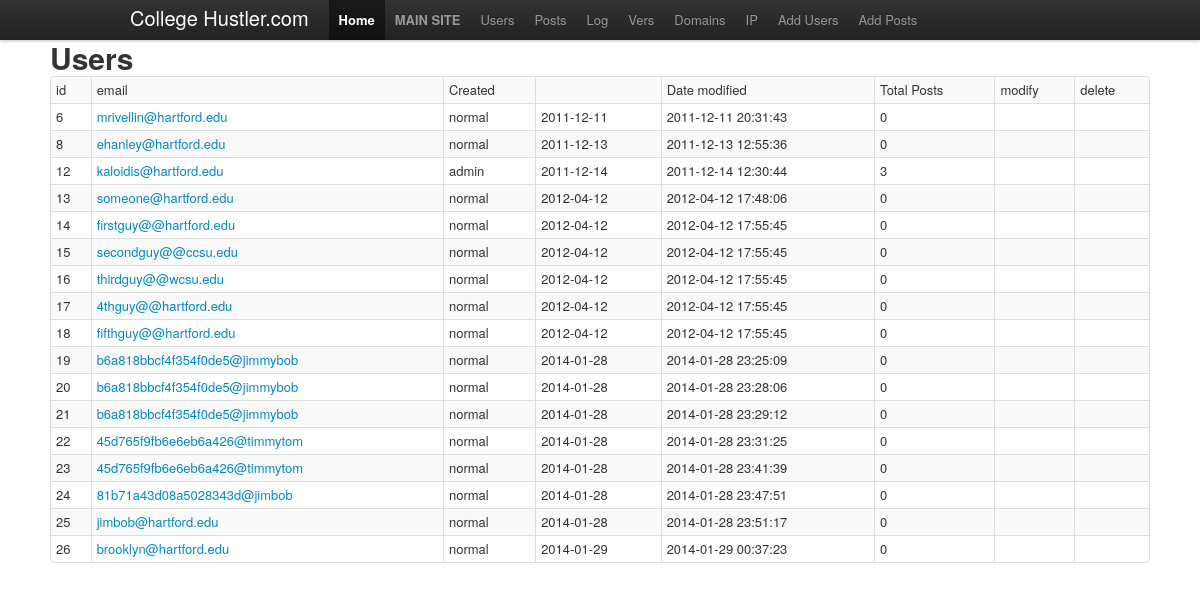
/admin/users.php, run on the app's committed database.
### tables this page shows
CREATE TABLE `users` (
  `id` int(11) NOT NULL AUTO_INCREMENT,
  `username` varchar(20) NOT NULL,
  `domain` varchar(20) NOT NULL,
  `password` varchar(80) NOT NULL,
  `level` varchar(20) NOT NULL,
  `likes` varchar(200) NOT NULL,
  `created` date NOT NULL,
  `modified` datetime NOT NULL,
  `status` varchar(20) NOT NULL,
  PRIMARY KEY (`id`),
  KEY `id` (`id`)
);

### lib/Config.php (called while the page is built)
<?php
class Config{
    private static $dir, $system;
    public static function get($input){
        if(!isset($parsed)){
            $ini = parse_ini_file(self::$dir, true);
        }
        $CONFIG = $ini[self::$system];
        return $CONFIG[$input];
    }
    public function __construct($dir){
        self::$dir = $dir;
        self::$system = 'CONFIG_DEV';
    }
}
?>

### admin/users.php (the view)
<?php
include('./adminHead.php');
echo '<h1>Users</h1>';
if(isset($_POST['delete'])){
	$username = $_POST['username'];
	$domain = $_POST['domain'];
	echo '<center>Are you sure you would like to delete ' . $username . '@' . $domain . '</center>';
} else {
	$result = mysql_query("SELECT * FROM users");
	echo '<table class="table table-striped table-bordered table-condensed">';
	echo '<tr><td>id</td><td>email</td><td>Created</td><td><td>Date modified</td><td>Total Posts</td><td>modify</td><td>delete</td></tr>';
	while($row = mysql_fetch_assoc($result)){
		$username = $row['username'];
		$domain = $row['domain'];
		$fullName = $username . '@' . $domain;
		echo '<tr>';
		echo '<td>' . $row['id'] . '</td>';
		echo '<td><a href="' . Config::get('url') . 'admin/user.php?user=' . $fullName . '">' . $fullName . '</a></td>';
		echo '<td>' . $row['level'] . "</td><td>" . $row['created'] . "</td><td>" . $row['modified'] . "</td>";
		$postCountQuery = mysql_query("SELECT * FROM posts WHERE username = '$username' AND domain = '$domain'");
		$postCount = mysql_num_rows($postCountQuery);
		echo '<td>' . $postCount . '</td>';
		echo '<td>';
		echo '</td>';
		echo '<td>';
		echo '</td>';
		echo '</tr>';
	}
		echo '</table>';
}
	include('./adminFoot.php');
?>

### data on the page
users: id "6", fullName "mrivellin@hartford.edu", level "normal", created "2011-12-11", modified "2011-12-11 20:31:43", postCount "0"
users: id "8", fullName "ehanley@hartford.edu", level "normal", created "2011-12-13", modified "2011-12-13 12:55:36", postCount "0"
users: id "12", fullName "kaloidis@hartford.edu", level "admin", created "2011-12-14", modified "2011-12-14 12:30:44", postCount "3"
users: id "13", fullName "someone@hartford.edu", level "normal", created "2012-04-12", modified "2012-04-12 17:48:06", postCount "0"
users: id "14", fullName "firstguy@@hartford.edu", level "normal", created "2012-04-12", modified "2012-04-12 17:55:45", postCount "0"
users: id "15", fullName "secondguy@@ccsu.edu", level "normal", created "2012-04-12", modified "2012-04-12 17:55:45", postCount "0"
users: id "16", fullName "thirdguy@@wcsu.edu", level "normal", created "2012-04-12", modified "2012-04-12 17:55:45", postCount "0"
users: id "17", fullName "4thguy@@hartford.edu", level "normal", created "2012-04-12", modified "2012-04-12 17:55:45", postCount "0"
users: id "18", fullName "fifthguy@@hartford.edu", level "normal", created "2012-04-12", modified "2012-04-12 17:55:45", postCount "0"
users: id "19", fullName "b6a818bbcf4f354f0de5@jimmybob", level "normal", created "2014-01-28", modified "2014-01-28 23:25:09", postCount "0"
users: id "20", fullName "b6a818bbcf4f354f0de5@jimmybob", level "normal", created "2014-01-28", modified "2014-01-28 23:28:06", postCount "0"
users: id "21", fullName "b6a818bbcf4f354f0de5@jimmybob", level "normal", created "2014-01-28", modified "2014-01-28 23:29:12", postCount "0"
users: id "22", fullName "45d765f9fb6e6eb6a426@timmytom", level "normal", created "2014-01-28", modified "2014-01-28 23:31:25", postCount "0"
users: id "23", fullName "45d765f9fb6e6eb6a426@timmytom", level "normal", created "2014-01-28", modified "2014-01-28 23:41:39", postCount "0"
users: id "24", fullName "81b71a43d08a5028343d@jimbob", level "normal", created "2014-01-28", modified "2014-01-28 23:47:51", postCount "0"
users: id "25", fullName "jimbob@hartford.edu", level "normal", created "2014-01-28", modified "2014-01-28 23:51:17", postCount "0"
users: id "26", fullName "brooklyn@hartford.edu", level "normal", created "2014-01-29", modified "2014-01-29 00:37:23", postCount "0"
